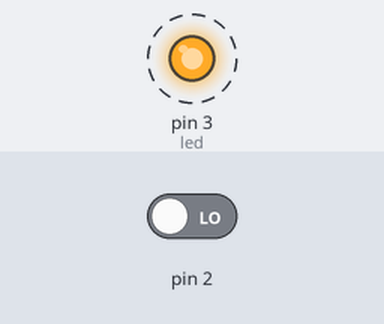
A sketch run on a simulated Arduino Uno, built with avr-gcc and run on an emulated ATmega328P. Shown: output pins drawn as LEDs (lit = HIGH). Dashed ring = blinking. Inputs (shaded band) come from the test bench; at power-on: pin 2 LOW.

Above: at 0.5 s.
Timing chart, 0 to 4.6 s (numbered marks = the images above):
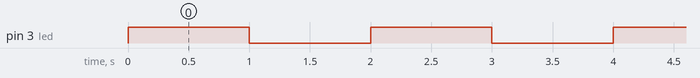

The sketch:

6-implementando-uma-interrupcao.ino
```cpp
int led = 3;

void interrupcao(){
  digitalWrite(led, HIGH); // Liga o LED (HIGH = nível lógico alto).
  delay(5000);
}

// Esta função "setup" roda uma vez quando a placa e ligada ou resetada.
void setup() {
 pinMode(led, OUTPUT); // Configura o pino do led (digital) como saída.
 attachInterrupt(0, interrupcao, RISING); //Configurando a interrupção.
}

// Função que se repete infinitamente quando a placa é ligada.
void loop() {
  digitalWrite(led, HIGH); // Liga o LED (HIGH = nível lógico alto).
  delay(1000); // Espera um segundo.
  digitalWrite(led, LOW); // Desliga o LED (LOW = nível lógico baixo).
  delay(1000); // Espera um segundo.
}

/*  =============== EXPLICAÇÃO ===============   */

/*
Esse programa em seu funcionamento padrão ocorre apenas um blink, que nada mais é que o led acender e apagar repetidamente,
mas assim que o botão é pressionado a função attachInterrupt, configurada no setup é ativada, pois o botão mudou
o seu estado, de 0V para 5V, occorrendo isso o led permanece ligado durante 5 segundo (5000 milisegundos), isso porque foi
configurado na função interrupcao que é chamada no attachInterrupt , e depois volta ao seu funcionamento padrão.
*/
```

Measured:
- by itself, pin 3 (led): alternates HIGH for 1.0 s and LOW for 1.0 s
